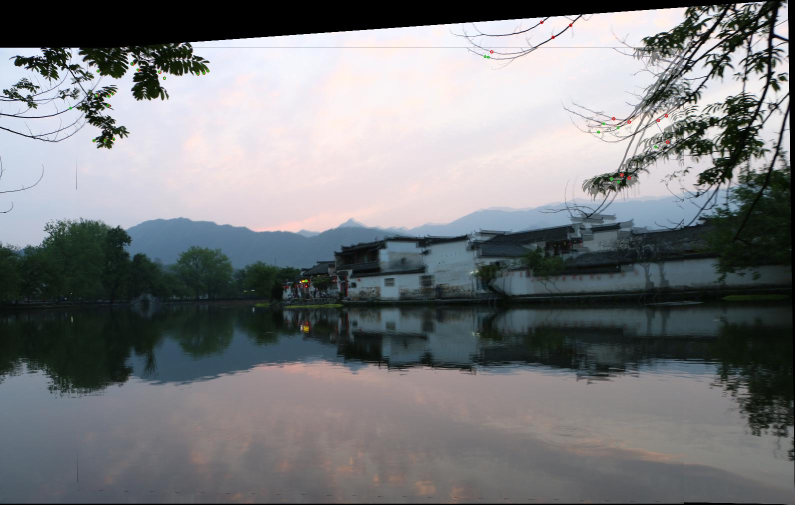
#> input picture example/19-SIFT.jpg, 1590 x 1009 px (shown at 1/2 size)
$ python shrink_to_25.py
#> lines starting #> are read from the running program, lines starting #| are printed output that depends on the picture
# -*- coding: utf-8 -*-
"""
Created on 2018-05-09 11:15:15
@Author: ZHAO Lingfeng
@Version : 0.0.1
"""
import os

from PIL import Image


def main():
    while 1:
        file = input("input image path or drag image here:\n")
#> the answer given: ../example/19-SIFT.jpg
        try:
            image = Image.open(file)
#> image is the input picture: PIL image 1590x1009 RGB; mean R, G, B 121.5, 123.6, 126
            x, y = image.size
#> x = 1590; y = 1009
            image = image.resize((x // 2, y // 2))
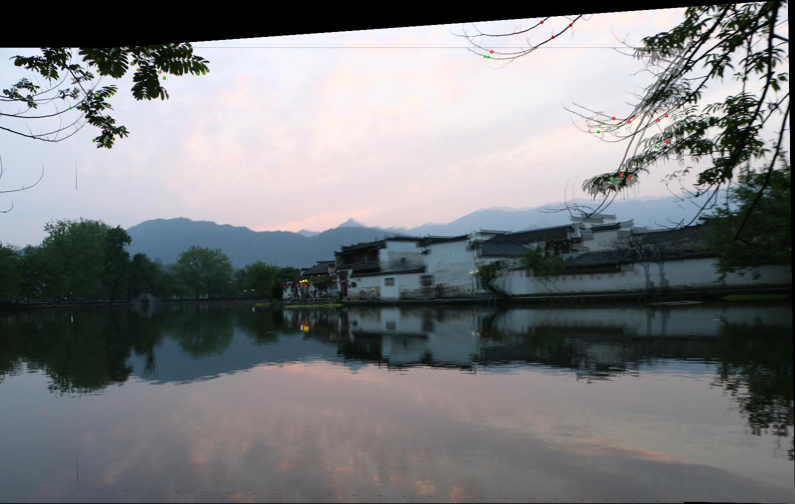
#> image: PIL image 795x504 RGB; mean R, G, B 121.6, 123.6, 126
            image.save(file)
            print(os.path.basename(file), " Done!")

        except Exception as e:
            print("wrong image file: ", e)
            continue
#> pass 2 of the loop in main, `while 1:`:
#> the answer given: ../example/19-left.JPG
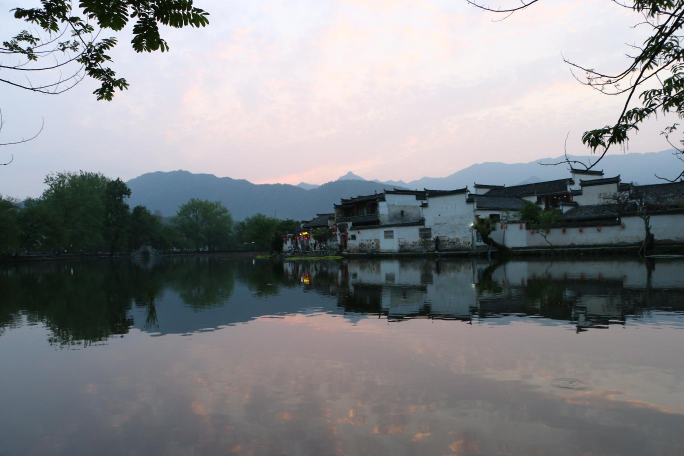
#> input picture example/19-left.JPG, 1368 x 912 px (shown at 1/2 size)
#> in main, image is the input picture: PIL image 1368x912 RGB; mean R, G, B 133.2, 135.1, 138.2
#> in main, `image = image.resize((x // 2, y // 2))`:
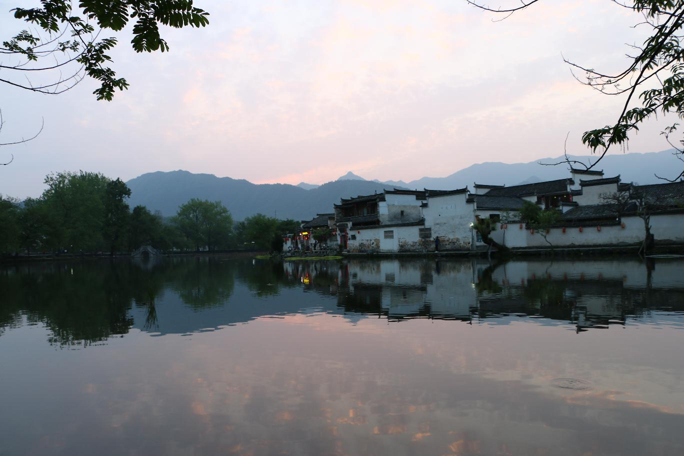
#> image: PIL image 684x456 RGB; mean R, G, B 133.2, 135.1, 138.2


if __name__ == "__main__":
#> (the run stopped early here; a loop or call above may not have finished)
